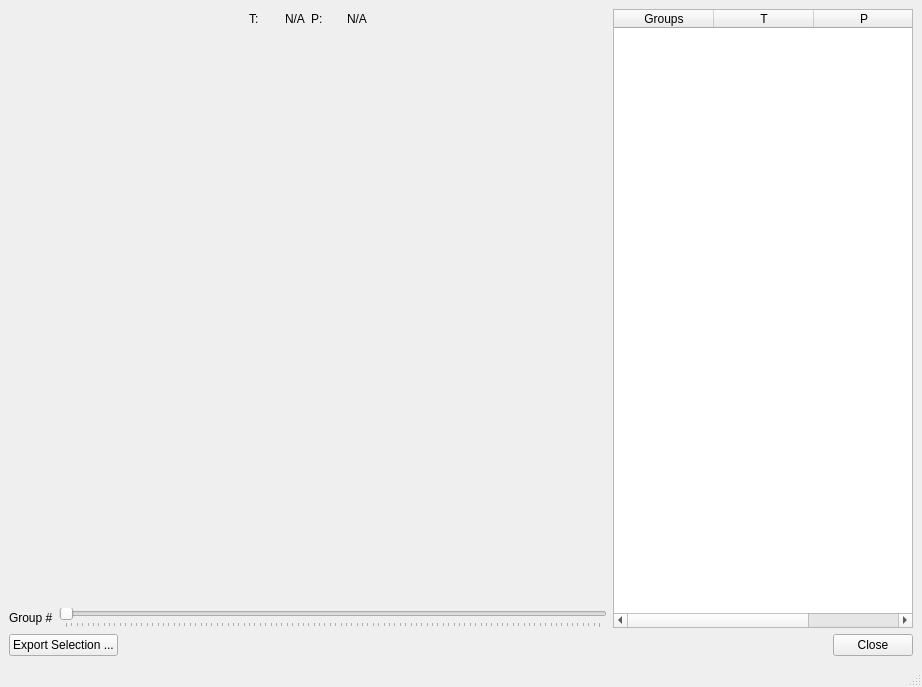
<?xml version="1.0" encoding="UTF-8"?>
<ui version="4.0">
 <class>MainWindow</class>
 <widget class="QMainWindow" name="MainWindow">
  <property name="geometry">
   <rect>
    <x>0</x>
    <y>0</y>
    <width>922</width>
    <height>687</height>
   </rect>
  </property>
  <property name="windowTitle">
   <string>MainWindow</string>
  </property>
  <widget class="QWidget" name="centralwidget">
   <layout class="QVBoxLayout" name="verticalLayout_2">
    <item>
     <layout class="QHBoxLayout" name="horizontalLayout_4">
      <item>
       <layout class="QVBoxLayout" name="verticalLayout">
        <item>
         <layout class="QHBoxLayout" name="horizontalLayout_3">
          <item>
           <spacer name="horizontalSpacer_2">
            <property name="orientation">
             <enum>Qt::Horizontal</enum>
            </property>
            <property name="sizeHint" stdset="0">
             <size>
              <width>40</width>
              <height>20</height>
             </size>
            </property>
           </spacer>
          </item>
          <item>
           <widget class="QLabel" name="para_1_label">
            <property name="minimumSize">
             <size>
              <width>30</width>
              <height>0</height>
             </size>
            </property>
            <property name="maximumSize">
             <size>
              <width>30</width>
              <height>16777215</height>
             </size>
            </property>
            <property name="text">
             <string>T:</string>
            </property>
           </widget>
          </item>
          <item>
           <widget class="QLabel" name="para_1_value">
            <property name="text">
             <string>N/A</string>
            </property>
           </widget>
          </item>
          <item>
           <widget class="QLabel" name="para_2_label">
            <property name="minimumSize">
             <size>
              <width>30</width>
              <height>0</height>
             </size>
            </property>
            <property name="maximumSize">
             <size>
              <width>30</width>
              <height>16777215</height>
             </size>
            </property>
            <property name="text">
             <string>P:</string>
            </property>
           </widget>
          </item>
          <item>
           <widget class="QLabel" name="para_2_value">
            <property name="text">
             <string>N/A</string>
            </property>
           </widget>
          </item>
          <item>
           <spacer name="horizontalSpacer_3">
            <property name="orientation">
             <enum>Qt::Horizontal</enum>
            </property>
            <property name="sizeHint" stdset="0">
             <size>
              <width>40</width>
              <height>20</height>
             </size>
            </property>
           </spacer>
          </item>
         </layout>
        </item>
        <item>
         <widget class="QWidget" name="widget_2" native="true"/>
        </item>
        <item>
         <widget class="QWidget" name="widget" native="true">
          <property name="sizePolicy">
           <sizepolicy hsizetype="Expanding" vsizetype="Expanding">
            <horstretch>0</horstretch>
            <verstretch>0</verstretch>
           </sizepolicy>
          </property>
         </widget>
        </item>
        <item>
         <layout class="QHBoxLayout" name="horizontalLayout_2">
          <item>
           <widget class="QLabel" name="label_6">
            <property name="text">
             <string>Group #</string>
            </property>
           </widget>
          </item>
          <item>
           <widget class="QSlider" name="group_slider">
            <property name="orientation">
             <enum>Qt::Horizontal</enum>
            </property>
            <property name="tickPosition">
             <enum>QSlider::TicksBelow</enum>
            </property>
            <property name="tickInterval">
             <number>1</number>
            </property>
           </widget>
          </item>
         </layout>
        </item>
       </layout>
      </item>
      <item>
       <widget class="QTableWidget" name="tableWidget">
        <property name="minimumSize">
         <size>
          <width>300</width>
          <height>0</height>
         </size>
        </property>
        <property name="maximumSize">
         <size>
          <width>300</width>
          <height>16777215</height>
         </size>
        </property>
        <property name="alternatingRowColors">
         <bool>true</bool>
        </property>
        <property name="selectionMode">
         <enum>QAbstractItemView::ContiguousSelection</enum>
        </property>
        <property name="selectionBehavior">
         <enum>QAbstractItemView::SelectRows</enum>
        </property>
        <column>
         <property name="text">
          <string>Groups</string>
         </property>
        </column>
        <column>
         <property name="text">
          <string>T</string>
         </property>
        </column>
        <column>
         <property name="text">
          <string>P</string>
         </property>
        </column>
       </widget>
      </item>
     </layout>
    </item>
    <item>
     <layout class="QHBoxLayout" name="horizontalLayout">
      <item>
       <widget class="QPushButton" name="export_button">
        <property name="text">
         <string>Export Selection ...</string>
        </property>
       </widget>
      </item>
      <item>
       <spacer name="horizontalSpacer">
        <property name="orientation">
         <enum>Qt::Horizontal</enum>
        </property>
        <property name="sizeHint" stdset="0">
         <size>
          <width>40</width>
          <height>20</height>
         </size>
        </property>
       </spacer>
      </item>
      <item>
       <widget class="QPushButton" name="close_button">
        <property name="text">
         <string>Close</string>
        </property>
       </widget>
      </item>
     </layout>
    </item>
   </layout>
  </widget>
  <widget class="QMenuBar" name="menubar">
   <property name="geometry">
    <rect>
     <x>0</x>
     <y>0</y>
     <width>922</width>
     <height>22</height>
    </rect>
   </property>
  </widget>
  <widget class="QStatusBar" name="statusbar"/>
 </widget>
 <resources/>
 <connections>
  <connection>
   <sender>tableWidget</sender>
   <signal>itemSelectionChanged()</signal>
   <receiver>MainWindow</receiver>
   <slot>table_widget_selection_changed()</slot>
   <hints>
    <hint type="sourcelabel">
     <x>758</x>
     <y>323</y>
    </hint>
    <hint type="destinationlabel">
     <x>460</x>
     <y>343</y>
    </hint>
   </hints>
  </connection>
  <connection>
   <sender>close_button</sender>
   <signal>clicked()</signal>
   <receiver>MainWindow</receiver>
   <slot>close_clicked()</slot>
   <hints>
    <hint type="sourcelabel">
     <x>867</x>
     <y>644</y>
    </hint>
    <hint type="destinationlabel">
     <x>819</x>
     <y>655</y>
    </hint>
   </hints>
  </connection>
  <connection>
   <sender>group_slider</sender>
   <signal>sliderMoved(int)</signal>
   <receiver>MainWindow</receiver>
   <slot>refresh_pyqtgraph()</slot>
   <hints>
    <hint type="sourcelabel">
     <x>188</x>
     <y>600</y>
    </hint>
    <hint type="destinationlabel">
     <x>209</x>
     <y>644</y>
    </hint>
   </hints>
  </connection>
  <connection>
   <sender>group_slider</sender>
   <signal>sliderPressed()</signal>
   <receiver>MainWindow</receiver>
   <slot>refresh_pyqtgraph()</slot>
   <hints>
    <hint type="sourcelabel">
     <x>333</x>
     <y>596</y>
    </hint>
    <hint type="destinationlabel">
     <x>460</x>
     <y>343</y>
    </hint>
   </hints>
  </connection>
 </connections>
 <slots>
  <slot>cancel_clicked()</slot>
  <slot>apply_clicked()</slot>
  <slot>circle_center_changed()</slot>
  <slot>sector_radio_button_changed()</slot>
  <slot>sector_changed()</slot>
  <slot>guide_color_changed()</slot>
  <slot>grid_size_changed()</slot>
  <slot>table_widget_selection_changed()</slot>
  <slot>close_clicked()</slot>
  <slot>refresh_pyqtgraph()</slot>
 </slots>
</ui>
